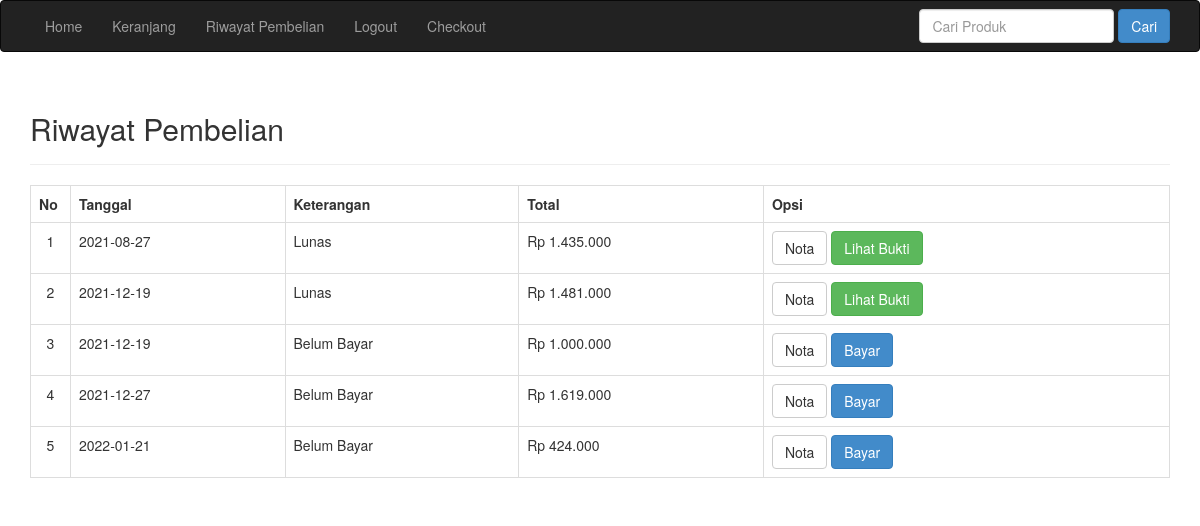
Page /riwayat.php (signed in) on the committed database.
### tables this page shows
CREATE TABLE `pembelian` (
  `id_pembelian` int(11) NOT NULL,
  `id_pelanggan` int(11) NOT NULL,
  `tanggal_beli` date NOT NULL,
  `total_beli` int(11) NOT NULL,
  `alamat_pengiriman` text NOT NULL,
  `status_beli` varchar(40) NOT NULL DEFAULT 'Belum Bayar',
  `resi` varchar(40) NOT NULL,
  `total_berat` int(11) NOT NULL,
  `provinsi` varchar(50) NOT NULL,
  `distrik` varchar(50) NOT NULL,
  `tipe` varchar(50) NOT NULL,
  `kodepos` varchar(50) NOT NULL,
  `ekspedisi` varchar(50) NOT NULL,
  `paket` varchar(50) NOT NULL,
  `ongkir` int(11) NOT NULL,
  `estimasi` varchar(50) NOT NULL
);

### admin/function.php (called while the page is built, shortened)
<?php
function rupiah($angka) {
    $rupiah = "Rp " . number_format($angka,0,',','.');
    return $rupiah;
}
?>

### riwayat.php (the view, shortened to what this page needs)
<?php
include 'admin/konek.php';
include 'admin/function.php';
?>
<!DOCTYPE html>
<html lang="en">
<head>
    <link rel="stylesheet" href="admin/assets/css/bootstrap.css">
</head>
<body>
<?php include 'navbar.php'; ?>
<section class="riwayat">
    <div class="container">
        <div class="page-header">
            <h2>Riwayat Pembelian</h2>
        </div>
        <table class="table table-bordered">
            <tr>
                <th>No</th>
                <th>Tanggal</th>
                <th>Keterangan</th>
                <th>Total</th>
                <th>Opsi</th>
            </tr>
            <?php
            $id_pelanggan = $_SESSION['user']['id_pelanggan'];
            $pelanggan = mysqli_query($koneksi,"SELECT * FROM pembelian WHERE id_pelanggan = '$id_pelanggan' ");
            $no = 1;
            while($data = mysqli_fetch_array($pelanggan)) :
            ?>
            <tr>
                <td width='40px' align='center'><?= $no++;?></td>
                <td><?= $data['tanggal_beli'];?></td>
                <td>
                    <?= $data['status_beli'];?> <br>
                </td>
                <td><?= rupiah($data['total_beli']);?></td>
                <td>
                    <a href="nota.php?id=<?=$data['id_pembelian'];?>" class="btn btn-default">Nota</a>
                    <?php if($data['status_beli'] == "Belum Bayar") : ?>
                    <a href="pembayaran.php?id=<?=$data['id_pembelian'];?>" class="btn btn-primary">Bayar</a>
                    <?php else : ?>
                    <a href="bukti_bayar.php?id=<?=$data['id_pembelian'];?>" class="btn btn-success">Lihat Bukti</a>
                    <?php endif; ?>
                </td>
            </tr>
            <?php endwhile; ?>
        </table>
    </div>
</section>

### rows in the picture
pembelian: tanggal_beli "2021-08-27", status_beli "Lunas", total_beli "Rp 1.435.000"
pembelian: tanggal_beli "2021-12-19", status_beli "Lunas", total_beli "Rp 1.481.000"
pembelian: tanggal_beli "2021-12-19", status_beli "Belum Bayar", total_beli "Rp 1.000.000"
pembelian: tanggal_beli "2021-12-27", status_beli "Belum Bayar", total_beli "Rp 1.619.000"
pembelian: tanggal_beli "2022-01-21", status_beli "Belum Bayar", total_beli "Rp 424.000"
